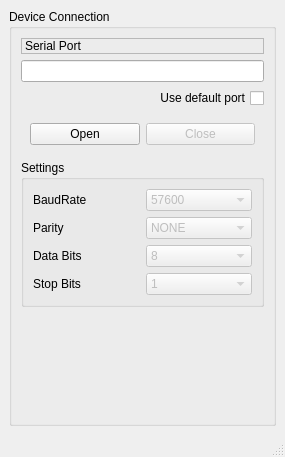
<?xml version="1.0" encoding="UTF-8"?>
<ui version="4.0">
 <class>SettingsWindow</class>
 <widget class="QMainWindow" name="SettingsWindow">
  <property name="geometry">
   <rect>
    <x>0</x>
    <y>0</y>
    <width>285</width>
    <height>457</height>
   </rect>
  </property>
  <property name="windowTitle">
   <string>Settings</string>
  </property>
  <property name="windowIcon">
   <iconset>
    <normaloff>../../../../Downloads/logo.png</normaloff>../../../../Downloads/logo.png</iconset>
  </property>
  <widget class="QWidget" name="centralwidget">
   <layout class="QGridLayout" name="gridLayout">
    <item row="0" column="0">
     <widget class="QGroupBox" name="groupBox_device_connection">
      <property name="title">
       <string>Device Connection</string>
      </property>
      <layout class="QFormLayout" name="formLayout">
       <property name="fieldGrowthPolicy">
        <enum>QFormLayout::AllNonFixedFieldsGrow</enum>
       </property>
       <item row="0" column="0" colspan="2">
        <layout class="QVBoxLayout" name="verticalLayout_4">
         <item>
          <widget class="QLabel" name="label_serial_port">
           <property name="frameShape">
            <enum>QFrame::StyledPanel</enum>
           </property>
           <property name="text">
            <string>Serial Port</string>
           </property>
          </widget>
         </item>
         <item>
          <widget class="QLineEdit" name="line_edit_serial_port">
           <property name="text">
            <string/>
           </property>
           <property name="alignment">
            <set>Qt::AlignLeading|Qt::AlignLeft|Qt::AlignVCenter</set>
           </property>
          </widget>
         </item>
         <item>
          <widget class="QCheckBox" name="checkbox_default_port">
           <property name="layoutDirection">
            <enum>Qt::RightToLeft</enum>
           </property>
           <property name="text">
            <string>Use default port</string>
           </property>
          </widget>
         </item>
         <item>
          <widget class="QWidget" name="horizontalWidget" native="true">
           <layout class="QHBoxLayout" name="horizontalLayout">
            <item>
             <widget class="QPushButton" name="button_open_port">
              <property name="text">
               <string>Open</string>
              </property>
             </widget>
            </item>
            <item>
             <widget class="QPushButton" name="button_close_port">
              <property name="enabled">
               <bool>false</bool>
              </property>
              <property name="text">
               <string>Close</string>
              </property>
             </widget>
            </item>
           </layout>
          </widget>
         </item>
        </layout>
       </item>
       <item row="1" column="0" colspan="2">
        <widget class="QGroupBox" name="groupBox">
         <property name="title">
          <string>Settings</string>
         </property>
         <layout class="QGridLayout" name="gridLayout_2">
          <item row="0" column="0">
           <widget class="QLabel" name="label">
            <property name="text">
             <string>BaudRate</string>
            </property>
           </widget>
          </item>
          <item row="1" column="0">
           <widget class="QLabel" name="label_2">
            <property name="text">
             <string>Parity</string>
            </property>
           </widget>
          </item>
          <item row="2" column="0">
           <widget class="QLabel" name="label_3">
            <property name="text">
             <string>Data Bits</string>
            </property>
           </widget>
          </item>
          <item row="1" column="1">
           <widget class="QComboBox" name="comboBox_2">
            <property name="enabled">
             <bool>false</bool>
            </property>
            <item>
             <property name="text">
              <string>NONE</string>
             </property>
            </item>
            <item>
             <property name="text">
              <string>ODD</string>
             </property>
            </item>
            <item>
             <property name="text">
              <string>EVEN</string>
             </property>
            </item>
           </widget>
          </item>
          <item row="2" column="1">
           <widget class="QComboBox" name="comboBox_3">
            <property name="enabled">
             <bool>false</bool>
            </property>
            <property name="currentIndex">
             <number>1</number>
            </property>
            <item>
             <property name="text">
              <string>7</string>
             </property>
            </item>
            <item>
             <property name="text">
              <string>8</string>
             </property>
            </item>
           </widget>
          </item>
          <item row="0" column="1">
           <widget class="QComboBox" name="comboBox">
            <property name="enabled">
             <bool>false</bool>
            </property>
            <property name="editable">
             <bool>false</bool>
            </property>
            <property name="currentIndex">
             <number>6</number>
            </property>
            <item>
             <property name="text">
              <string>1200</string>
             </property>
            </item>
            <item>
             <property name="text">
              <string>2400</string>
             </property>
            </item>
            <item>
             <property name="text">
              <string>4800</string>
             </property>
            </item>
            <item>
             <property name="text">
              <string>9600</string>
             </property>
            </item>
            <item>
             <property name="text">
              <string>19200</string>
             </property>
            </item>
            <item>
             <property name="text">
              <string>38400</string>
             </property>
            </item>
            <item>
             <property name="text">
              <string>57600</string>
             </property>
            </item>
            <item>
             <property name="text">
              <string>115200</string>
             </property>
            </item>
            <item>
             <property name="text">
              <string>230400</string>
             </property>
            </item>
           </widget>
          </item>
          <item row="3" column="1">
           <widget class="QComboBox" name="comboBox_4">
            <property name="enabled">
             <bool>false</bool>
            </property>
            <item>
             <property name="text">
              <string>1</string>
             </property>
            </item>
            <item>
             <property name="text">
              <string>2</string>
             </property>
            </item>
           </widget>
          </item>
          <item row="3" column="0">
           <widget class="QLabel" name="label_4">
            <property name="text">
             <string>Stop Bits</string>
            </property>
           </widget>
          </item>
         </layout>
         <zorder>comboBox</zorder>
         <zorder>comboBox</zorder>
         <zorder>comboBox_2</zorder>
         <zorder>label</zorder>
         <zorder>label_2</zorder>
         <zorder>label_3</zorder>
         <zorder>comboBox_3</zorder>
         <zorder>comboBox_4</zorder>
         <zorder>label_4</zorder>
        </widget>
       </item>
      </layout>
     </widget>
    </item>
   </layout>
  </widget>
  <widget class="QMenuBar" name="menubar">
   <property name="geometry">
    <rect>
     <x>0</x>
     <y>0</y>
     <width>285</width>
     <height>25</height>
    </rect>
   </property>
  </widget>
  <widget class="QStatusBar" name="statusbar"/>
 </widget>
 <resources/>
 <connections/>
</ui>
